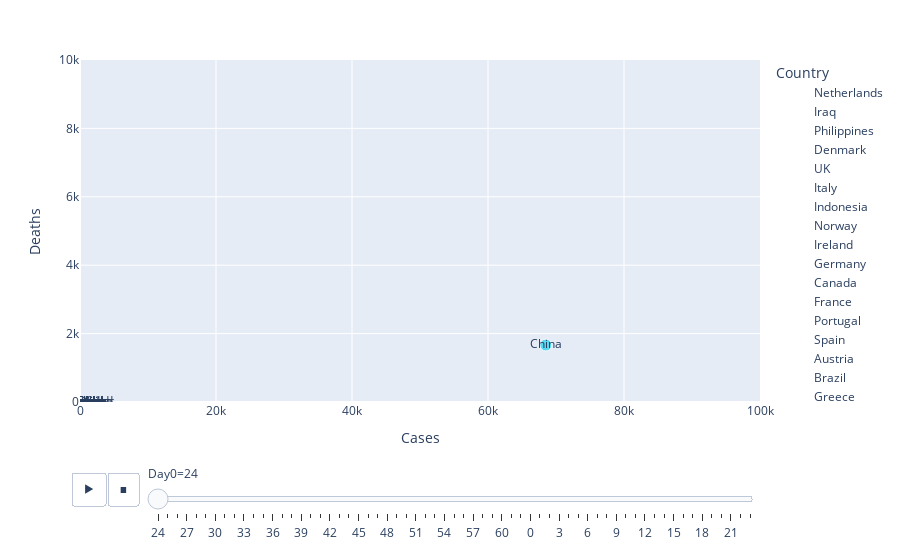

Notebook cell for this chart:
### Code cell
fig = px.scatter(df, x="Cases", y="Deaths", animation_frame="Day0",
           size="Daily Deaths", color="Country", hover_name="Country",animation_group="Country",text="Country",
                 range_x=[0,100000], range_y=[0,10000],trendline='ols')
fig.show()

### Figure 1 — Plotly figure (JSON) as saved in the notebook; plotly's stock layout.template omitted (floating-point values rounded to 4 significant figures)
{"data": [{"hoverlabel": {"namelength": 0}, "hovertemplate": "<b>%{hovertext}</b><br><br>Country=%{text}<br>Day0=24<br>Cases=%{x}<br>Deaths=%{y}<br>Daily Deaths=%{marker.size}", "hovertext": ["Netherlands"], "ids": ["Netherlands"], "legendgroup": "Netherlands", "marker": {"color": "#636efa", "size": [0], "sizemode": "area", "sizeref": 1.982, "symbol": "circle"}, "mode": "markers+text", "name": "Netherlands", "showlegend": true, "text": ["Netherlands"], "type": "scatter", "x": [0], "xaxis": "x", "y": [0], "yaxis": "y"}, {"hoverlabel": {"namelength": 0}, "hovertemplate": "Country=Netherlands<br>Day0=24", "legendgroup": "Netherlands", "marker": {"color": "#636efa", "symbol": "circle"}, "mode": "lines", "name": "Netherlands", "showlegend": false, "type": "scatter", "xaxis": "x", "yaxis": "y"}, {"hoverlabel": {"namelength": 0}, "hovertemplate": "<b>%{hovertext}</b><br><br>Country=%{text}<br>Day0=24<br>Cases=%{x}<br>Deaths=%{y}<br>Daily Deaths=%{marker.size}", "hovertext": ["Iraq"], "ids": ["Iraq"], "legendgroup": "Iraq", "marker": {"color": "#EF553B", "size": [0], "sizemode": "area", "sizeref": 1.982, "symbol": "circle"}, "mode": "markers+text", "name": "Iraq", "showlegend": true, "text": ["Iraq"], "type": "scatter", "x": [0], "xaxis": "x", "y": [0], "yaxis": "y"}, {"hoverlabel": {"namelength": 0}, "hovertemplate": "Country=Iraq<br>Day0=24", "legendgroup": "Iraq", "marker": {"color": "#EF553B", "symbol": "circle"}, "mode": "lines", "name": "Iraq", "showlegend": false, "type": "scatter", "xaxis": "x", "yaxis": "y"}, {"hoverlabel": {"namelength": 0}, "hovertemplate": "<b>%{hovertext}</b><br><br>Country=%{text}<br>Day0=24<br>Cases=%{x}<br>Deaths=%{y}<br>Daily Deaths=%{marker.size}", "hovertext": ["Philippines"], "ids": ["Philippines"], "legendgroup": "Philippines", "marker": {"color": "#00cc96", "size": [0], "sizemode": "area", "sizeref": 1.982, "symbol": "circle"}, "mode": "markers+text", "name": "Philippines", "showlegend": true, "text": ["Philippines"], "type": "scatter", "x": [3], "xaxis": "x", "y": [1], "yaxis": "y"}, {"hoverlabel": {"namelength": 0}, "hovertemplate": "Country=Philippines<br>Day0=24", "legendgroup": "Philippines", "marker": {"color": "#00cc96", "symbol": "circle"}, "mode": "lines", "name": "Philippines", "showlegend": false, "type": "scatter", "xaxis": "x", "yaxis": "y"}, {"hoverlabel": {"namelength": 0}, "hovertemplate": "<b>%{hovertext}</b><br><br>Country=%{text}<br>Day0=24<br>Cases=%{x}<br>Deaths=%{y}<br>Daily Deaths=%{marker.size}", "hovertext": ["Denmark"], "ids": ["Denmark"], "legendgroup": "Denmark", "marker": {"color": "#ab63fa", "size": [0], "sizemode": "area", "sizeref": 1.982, "symbol": "circle"}, "mode": "markers+text", "name": "Denmark", "showlegend": true, "text": ["Denmark"], "type": "scatter", "x": [0], "xaxis": "x", "y": [0], "yaxis": "y"}, {"hoverlabel": {"namelength": 0}, "hovertemplate": "Country=Denmark<br>Day0=24", "legendgroup": "Denmark", "marker": {"color": "#ab63fa", "symbol": "circle"}, "mode": "lines", "name": "Denmark", "showlegend": false, "type": "scatter", "xaxis": "x", "yaxis": "y"}, {"hoverlabel": {"namelength": 0}, "hovertemplate": "<b>%{hovertext}</b><br><br>Country=%{text}<br>Day0=24<br>Cases=%{x}<br>Deaths=%{y}<br>Daily Deaths=%{marker.size}", "hovertext": ["UK"], "ids": ["UK"], "legendgroup": "UK", "marker": {"color": "#FFA15A", "size": [0], "sizemode": "area", "sizeref": 1.982, "symbol": "circle"}, "mode": "markers+text", "name": "UK", "showlegend": true, "text": ["UK"], "type": "scatter", "x": [9], "xaxis": "x", "y": [0], "yaxis": "y"}, {"hoverlabel": {"namelength": 0}, "hovertemplate": "Country=UK<br>Day0=24", "legendgroup": "UK", "marker": {"color": "#FFA15A", "symbol": "circle"}, "mode": "lines", "name": "UK", "showlegend": false, "type": "scatter", "xaxis": "x", "yaxis": "y"}, {"hoverlabel": {"namelength": 0}, "hovertemplate": "<b>%{hovertext}</b><br><br>Country=%{text}<br>Day0=24<br>Cases=%{x}<br>Deaths=%{y}<br>Daily Deaths=%{marker.size}", "hovertext": ["Italy"], "ids": ["Italy"], "legendgroup": "Italy", "marker": {"color": "#19d3f3", "size": [0], "sizemode": "area", "sizeref": 1.982, "symbol": "circle"}, "mode": "markers+text", "name": "Italy", "showlegend": true, "text": ["Italy"], "type": "scatter", "x": [3], "xaxis": "x", "y": [0], "yaxis": "y"}, {"hoverlabel": {"namelength": 0}, "hovertemplate": "Country=Italy<br>Day0=24", "legendgroup": "Italy", "marker": {"color": "#19d3f3", "symbol": "circle"}, "mode": "lines", "name": "Italy", "showlegend": false, "type": "scatter", "xaxis": "x", "yaxis": "y"}, {"hoverlabel": {"namelength": 0}, "hovertemplate": "<b>%{hovertext}</b><br><br>Country=%{text}<br>Day0=24<br>Cases=%{x}<br>Deaths=%{y}<br>Daily Deaths=%{marker.size}", "hovertext": ["Indonesia"], "ids": ["Indonesia"], "legendgroup": "Indonesia", "marker": {"color": "#FF6692", "size": [0], "sizemode": "area", "sizeref": 1.982, "symbol": "circle"}, "mode": "markers+text", "name": "Indonesia", "showlegend": true, "text": ["Indonesia"], "type": "scatter", "x": [0], "xaxis": "x", "y": [0], "yaxis": "y"}, {"hoverlabel": {"namelength": 0}, "hovertemplate": "Country=Indonesia<br>Day0=24", "legendgroup": "Indonesia", "marker": {"color": "#FF6692", "symbol": "circle"}, "mode": "lines", "name": "Indonesia", "showlegend": false, "type": "scatter", "xaxis": "x", "yaxis": "y"}, {"hoverlabel": {"namelength": 0}, "hovertemplate": "<b>%{hovertext}</b><br><br>Country=%{text}<br>Day0=24<br>Cases=%{x}<br>Deaths=%{y}<br>Daily Deaths=%{marker.size}", "hovertext": ["Norway"], "ids": ["Norway"], "legendgroup": "Norway", "marker": {"color": "#B6E880", "size": [0], "sizemode": "area", "sizeref": 1.982, "symbol": "circle"}, "mode": "markers+text", "name": "Norway", "showlegend": true, "text": ["Norway"], "type": "scatter", "x": [0], "xaxis": "x", "y": [0], "yaxis": "y"}, {"hoverlabel": {"namelength": 0}, "hovertemplate": "Country=Norway<br>Day0=24", "legendgroup": "Norway", "marker": {"color": "#B6E880", "symbol": "circle"}, "mode": "lines", "name": "Norway", "showlegend": false, "type": "scatter", "xaxis": "x", "yaxis": "y"}, {"hoverlabel": {"namelength": 0}, "hovertemplate": "<b>%{hovertext}</b><br><br>Country=%{text}<br>Day0=24<br>Cases=%{x}<br>Deaths=%{y}<br>Daily Deaths=%{marker.size}", "hovertext": ["Ireland"], "ids": ["Ireland"], "legendgroup": "Ireland", "marker": {"color": "#FF97FF", "size": [0], "sizemode": "area", "sizeref": 1.982, "symbol": "circle"}, "mode": "markers+text", "name": "Ireland", "showlegend": true, "text": ["Ireland"], "type": "scatter", "x": [0], "xaxis": "x", "y": [0], "yaxis": "y"}, {"hoverlabel": {"namelength": 0}, "hovertemplate": "Country=Ireland<br>Day0=24", "legendgroup": "Ireland", "marker": {"color": "#FF97FF", "symbol": "circle"}, "mode": "lines", "name": "Ireland", "showlegend": false, "type": "scatter", "xaxis": "x", "yaxis": "y"}, {"hoverlabel": {"namelength": 0}, "hovertemplate": "<b>%{hovertext}</b><br><br>Country=%{text}<br>Day0=24<br>Cases=%{x}<br>Deaths=%{y}<br>Daily Deaths=%{marker.size}", "hovertext": ["Germany"], "ids": ["Germany"], "legendgroup": "Germany", "marker": {"color": "#FECB52", "size": [0], "sizemode": "area", "sizeref": 1.982, "symbol": "circle"}, "mode": "markers+text", "name": "Germany", "showlegend": true, "text": ["Germany"], "type": "scatter", "x": [16], "xaxis": "x", "y": [0], "yaxis": "y"}, {"hoverlabel": {"namelength": 0}, "hovertemplate": "Country=Germany<br>Day0=24", "legendgroup": "Germany", "marker": {"color": "#FECB52", "symbol": "circle"}, "mode": "lines", "name": "Germany", "showlegend": false, "type": "scatter", "xaxis": "x", "yaxis": "y"}, {"hoverlabel": {"namelength": 0}, "hovertemplate": "<b>%{hovertext}</b><br><br>Country=%{text}<br>Day0=24<br>Cases=%{x}<br>Deaths=%{y}<br>Daily Deaths=%{marker.size}", "hovertext": ["Canada"], "ids": ["Canada"], "legendgroup": "Canada", "marker": {"color": "#636efa", "size": [0], "sizemode": "area", "sizeref": 1.982, "symbol": "circle"}, "mode": "markers+text", "name": "Canada", "showlegend": true, "text": ["Canada"], "type": "scatter", "x": [8], "xaxis": "x", "y": [0], "yaxis": "y"}, {"hoverlabel": {"namelength": 0}, "hovertemplate": "Country=Canada<br>Day0=24", "legendgroup": "Canada", "marker": {"color": "#636efa", "symbol": "circle"}, "mode": "lines", "name": "Canada", "showlegend": false, "type": "scatter", "xaxis": "x", "yaxis": "y"}, {"hoverlabel": {"namelength": 0}, "hovertemplate": "<b>%{hovertext}</b><br><br>Country=%{text}<br>Day0=24<br>Cases=%{x}<br>Deaths=%{y}<br>Daily Deaths=%{marker.size}", "hovertext": ["France"], "ids": ["France"], "legendgroup": "France", "marker": {"color": "#EF553B", "size": [0], "sizemode": "area", "sizeref": 1.982, "symbol": "circle"}, "mode": "markers+text", "name": "France", "showlegend": true, "text": ["France"], "type": "scatter", "x": [12], "xaxis": "x", "y": [1], "yaxis": "y"}, {"hoverlabel": {"namelength": 0}, "hovertemplate": "Country=France<br>Day0=24", "legendgroup": "France", "marker": {"color": "#EF553B", "symbol": "circle"}, "mode": "lines", "name": "France", "showlegend": false, "type": "scatter", "xaxis": "x", "yaxis": "y"}, {"hoverlabel": {"namelength": 0}, "hovertemplate": "<b>%{hovertext}</b><br><br>Country=%{text}<br>Day0=24<br>Cases=%{x}<br>Deaths=%{y}<br>Daily Deaths=%{marker.size}", "hovertext": ["Portugal"], "ids": ["Portugal"], "legendgroup": "Portugal", "marker": {"color": "#00cc96", "size": [0], "sizemode": "area", "sizeref": 1.982, "symbol": "circle"}, "mode": "markers+text", "name": "Portugal", "showlegend": true, "text": ["Portugal"], "type": "scatter", "x": [0], "xaxis": "x", "y": [0], "yaxis": "y"}, {"hoverlabel": {"namelength": 0}, "hovertemplate": "Country=Portugal<br>Day0=24", "legendgroup": "Portugal", "marker": {"color": "#00cc96", "symbol": "circle"}, "mode": "lines", "name": "Portugal", "showlegend": false, "type": "scatter", "xaxis": "x", "yaxis": "y"}, {"hoverlabel": {"namelength": 0}, "hovertemplate": "<b>%{hovertext}</b><br><br>Country=%{text}<br>Day0=24<br>Cases=%{x}<br>Deaths=%{y}<br>Daily Deaths=%{marker.size}", "hovertext": ["Spain"], "ids": ["Spain"], "legendgroup": "Spain", "marker": {"color": "#ab63fa", "size": [0], "sizemode": "area", "sizeref": 1.982, "symbol": "circle"}, "mode": "markers+text", "name": "Spain", "showlegend": true, "text": ["Spain"], "type": "scatter", "x": [2], "xaxis": "x", "y": [0], "yaxis": "y"}, {"hoverlabel": {"namelength": 0}, "hovertemplate": "Country=Spain<br>Day0=24", "legendgroup": "Spain", "marker": {"color": "#ab63fa", "symbol": "circle"}, "mode": "lines", "name": "Spain", "showlegend": false, "type": "scatter", "xaxis": "x", "yaxis": "y"}, {"hoverlabel": {"namelength": 0}, "hovertemplate": "<b>%{hovertext}</b><br><br>Country=%{text}<br>Day0=24<br>Cases=%{x}<br>Deaths=%{y}<br>Daily Deaths=%{marker.size}", "hovertext": ["Austria"], "ids": ["Austria"], "legendgroup": "Austria", "marker": {"color": "#FFA15A", "size": [0], "sizemode": "area", "sizeref": 1.982, "symbol": "circle"}, "mode": "markers+text", "name": "Austria", "showlegend": true, "text": ["Austria"], "type": "scatter", "x": [0], "xaxis": "x", "y": [0], "yaxis": "y"}, {"hoverlabel": {"namelength": 0}, "hovertemplate": "Country=Austria<br>Day0=24", "legendgroup": "Austria", "marker": {"color": "#FFA15A", "symbol": "circle"}, "mode": "lines", "name": "Austria", "showlegend": false, "type": "scatter", "xaxis": "x", "yaxis": "y"}, {"hoverlabel": {"namelength": 0}, "hovertemplate": "<b>%{hovertext}</b><br><br>Country=%{text}<br>Day0=24<br>Cases=%{x}<br>Deaths=%{y}<br>Daily Deaths=%{marker.size}", "hovertext": ["Brazil"], "ids": ["Brazil"], "legendgroup": "Brazil", "marker": {"color": "#19d3f3", "size": [0], "sizemode": "area", "sizeref": 1.982, "symbol": "circle"}, "mode": "markers+text", "name": "Brazil", "showlegend": true, "text": ["Brazil"], "type": "scatter", "x": [0], "xaxis": "x", "y": [0], "yaxis": "y"}, {"hoverlabel": {"namelength": 0}, "hovertemplate": "Country=Brazil<br>Day0=24", "legendgroup": "Brazil", "marker": {"color": "#19d3f3", "symbol": "circle"}, "mode": "lines", "name": "Brazil", "showlegend": false, "type": "scatter", "xaxis": "x", "yaxis": "y"}, {"hoverlabel": {"namelength": 0}, "hovertemplate": "<b>%{hovertext}</b><br><br>Country=%{text}<br>Day0=24<br>Cases=%{x}<br>Deaths=%{y}<br>Daily Deaths=%{marker.size}", "hovertext": ["Greece"], "ids": ["Greece"], "legendgroup": "Greece", "marker": {"color": "#FF6692", "size": [0], "sizemode": "area", "sizeref": 1.982, "symbol": "circle"}, "mode": "markers+text", "name": "Greece", "showlegend": true, "text": ["Greece"], "type": "scatter", "x": [0], "xaxis": "x", "y": [0], "yaxis": "y"}, {"hoverlabel": {"namelength": 0}, "hovertemplate": "Country=Greece<br>Day0=24", "legendgroup": "Greece", "marker": {"color": "#FF6692", "symbol": "circle"}, "mode": "lines", "name": "Greece", "showlegend": false, "type": "scatter", "xaxis": "x", "yaxis": "y"}, {"hoverlabel": {"namelength": 0}, "hovertemplate": "<b>%{hovertext}</b><br><br>Country=%{text}<br>Day0=24<br>Cases=%{x}<br>Deaths=%{y}<br>Daily Deaths=%{marker.size}", "hovertext": ["Sweden"], "ids": ["Sweden"], "legendgroup": "Sweden", "marker": {"color": "#B6E880", "size": [0], "sizemode": "area", "sizeref": 1.982, "symbol": "circle"}, "mode": "markers+text", "name": "Sweden", "showlegend": true, "text": ["Sweden"], "type": "scatter", "x": [1], "xaxis": "x", "y": [0], "yaxis": "y"}, {"hoverlabel": {"namelength": 0}, "hovertemplate": "Country=Sweden<br>Day0=24", "legendgroup": "Sweden", "marker": {"color": "#B6E880", "symbol": "circle"}, "mode": "lines", "name": "Sweden", "showlegend": false, "type": "scatter", "xaxis": "x", "yaxis": "y"}, {"hoverlabel": {"namelength": 0}, "hovertemplate": "<b>%{hovertext}</b><br><br>Country=%{text}<br>Day0=24<br>Cases=%{x}<br>Deaths=%{y}<br>Daily Deaths=%{marker.size}", "hovertext": ["Belgium"], "ids": ["Belgium"], "legendgroup": "Belgium", "marker": {"color": "#FF97FF", "size": [0], "sizemode": "area", "sizeref": 1.982, "symbol": "circle"}, "mode": "markers+text", "name": "Belgium", "showlegend": true, "text": ["Belgium"], "type": "scatter", "x": [1], "xaxis": "x", "y": [0], "yaxis": "y"}, {"hoverlabel": {"namelength": 0}, "hovertemplate": "Country=Belgium<br>Day0=24", "legendgroup": "Belgium", "marker": {"color": "#FF97FF", "symbol": "circle"}, "mode": "lines", "name": "Belgium", "showlegend": false, "type": "scatter", "xaxis": "x", "yaxis": "y"}, {"hoverlabel": {"namelength": 0}, "hovertemplate": "<b>%{hovertext}</b><br><br>Country=%{text}<br>Day0=24<br>Cases=%{x}<br>Deaths=%{y}<br>Daily Deaths=%{marker.size}", "hovertext": ["Hong Kong"], "ids": ["Hong Kong"], "legendgroup": "Hong Kong", "marker": {"color": "#FECB52", "size": [0], "sizemode": "area", "sizeref": 1.982, "symbol": "circle"}, "mode": "markers+text", "name": "Hong Kong", "showlegend": true, "text": ["Hong Kong"], "type": "scatter", "x": [56], "xaxis": "x", "y": [1], "yaxis": "y"}, {"hoverlabel": {"namelength": 0}, "hovertemplate": "Country=Hong Kong<br>Day0=24", "legendgroup": "Hong Kong", "marker": {"color": "#FECB52", "symbol": "circle"}, "mode": "lines", "name": "Hong Kong", "showlegend": false, "type": "scatter", "xaxis": "x", "yaxis": "y"}, {"hoverlabel": {"namelength": 0}, "hovertemplate": "<b>%{hovertext}</b><br><br>Country=%{text}<br>Day0=24<br>Cases=%{x}<br>Deaths=%{y}<br>Daily Deaths=%{marker.size}", "hovertext": ["USA"], "ids": ["USA"], "legendgroup": "USA", "marker": {"color": "#636efa", "size": [0], "sizemode": "area", "sizeref": 1.982, "symbol": "circle"}, "mode": "markers+text", "name": "USA", "showlegend": true, "text": ["USA"], "type": "scatter", "x": [15], "xaxis": "x", "y": [0], "yaxis": "y"}, {"hoverlabel": {"namelength": 0}, "hovertemplate": "Country=USA<br>Day0=24", "legendgroup": "USA", "marker": {"color": "#636efa", "symbol": "circle"}, "mode": "lines", "name": "USA", "showlegend": false, "type": "scatter", "xaxis": "x", "yaxis": "y"}, {"hoverlabel": {"namelength": 0}, "hovertemplate": "<b>%{hovertext}</b><br><br>Country=%{text}<br>Day0=24<br>Cases=%{x}<br>Deaths=%{y}<br>Daily Deaths=%{marker.size}", "hovertext": ["Australia"], "ids": ["Australia"], "legendgroup": "Australia", "marker": {"color": "#EF553B", "size": [0], "sizemode": "area", "sizeref": 1.982, "symbol": "circle"}, "mode": "markers+text", "name": "Australia", "showlegend": true, "text": ["Australia"], "type": "scatter", "x": [15], "xaxis": "x", "y": [0], "yaxis": "y"}, {"hoverlabel": {"namelength": 0}, "hovertemplate": "Country=Australia<br>Day0=24", "legendgroup": "Australia", "marker": {"color": "#EF553B", "symbol": "circle"}, "mode": "lines", "name": "Australia", "showlegend": false, "type": "scatter", "xaxis": "x", "yaxis": "y"}, {"hoverlabel": {"namelength": 0}, "hovertemplate": "<b>%{hovertext}</b><br><br>Country=%{text}<br>Day0=24<br>Cases=%{x}<br>Deaths=%{y}<br>Daily Deaths=%{marker.size}", "hovertext": ["Malaysia"], "ids": ["Malaysia"], "legendgroup": "Malaysia", "marker": {"color": "#00cc96", "size": [0], "sizemode": "area", "sizeref": 1.982, "symbol": "circle"}, "mode": "markers+text", "name": "Malaysia", "showlegend": true, "text": ["Malaysia"], "type": "scatter", "x": [22], "xaxis": "x", "y": [0], "yaxis": "y"}, {"hoverlabel": {"namelength": 0}, "hovertemplate": "Country=Malaysia<br>Day0=24", "legendgroup": "Malaysia", "marker": {"color": "#00cc96", "symbol": "circle"}, "mode": "lines", "name": "Malaysia", "showlegend": false, "type": "scatter", "xaxis": "x", "yaxis": "y"}, {"hoverlabel": {"namelength": 0}, "hovertemplate": "<b>%{hovertext}</b><br><br>Country=%{text}<br>Day0=24<br>Cases=%{x}<br>Deaths=%{y}<br>Daily Deaths=%{marker.size}", "hovertext": ["Switzerland"], "ids": ["Switzerland"], "legendgroup": "Switzerland", "marker": {"color": "#ab63fa", "size": [0], "sizemode": "area", "sizeref": 1.982, "symbol": "circle"}, "mode": "markers+text", "name": "Switzerland", "showlegend": true, "text": ["Switzerland"], "type": "scatter", "x": [0], "xaxis": "x", "y": [0], "yaxis": "y"}, {"hoverlabel": {"namelength": 0}, "hovertemplate": "Country=Switzerland<br>Day0=24", "legendgroup": "Switzerland", "marker": {"color": "#ab63fa", "symbol": "circle"}, "mode": "lines", "name": "Switzerland", "showlegend": false, "type": "scatter", "xaxis": "x", "yaxis": "y"}, {"hoverlabel": {"namelength": 0}, "hovertemplate": "<b>%{hovertext}</b><br><br>Country=%{text}<br>Day0=24<br>Cases=%{x}<br>Deaths=%{y}<br>Daily Deaths=%{marker.size}", "hovertext": ["Iran"], "ids": ["Iran"], "legendgroup": "Iran", "marker": {"color": "#FFA15A", "size": [0], "sizemode": "area", "sizeref": 1.982, "symbol": "circle"}, "mode": "markers+text", "name": "Iran", "showlegend": true, "text": ["Iran"], "type": "scatter", "x": [0], "xaxis": "x", "y": [0], "yaxis": "y"}, {"hoverlabel": {"namelength": 0}, "hovertemplate": "Country=Iran<br>Day0=24", "legendgroup": "Iran", "marker": {"color": "#FFA15A", "symbol": "circle"}, "mode": "lines", "name": "Iran", "showlegend": false, "type": "scatter", "xaxis": "x", "yaxis": "y"}, {"hoverlabel": {"namelength": 0}, "hovertemplate": "<b>%{hovertext}</b><br><br>Country=%{text}<br>Day0=24<br>Cases=%{x}<br>Deaths=%{y}<br>Daily Deaths=%{marker.size}", "hovertext": ["China"], "ids": ["China"], "legendgroup": "China", "marker": {"color": "#19d3f3", "size": [142], "sizemode": "area", "sizeref": 1.982, "symbol": "circle"}, "mode": "markers+text", "name": "China", "showlegend": true, "text": ["China"], "type": "scatter", "x": [68500], "xaxis": "x", "y": [1665], "yaxis": "y"}, {"hoverlabel": {"namelength": 0}, "hovertemplate": "Country=China<br>Day0=24", "legendgroup": "China", "marker": {"color": "#19d3f3", "symbol": "circle"}, "mode": "lines", "name": "China", "showlegend": false, "type": "scatter", "xaxis": "x", "yaxis": "y"}, {"hoverlabel": {"namelength": 0}, "hovertemplate": "<b>%{hovertext}</b><br><br>Country=%{text}<br>Day0=24<br>Cases=%{x}<br>Deaths=%{y}<br>Daily Deaths=%{marker.size}", "hovertext": ["Poland"], "ids": ["Poland"], "legendgroup": "Poland", "marker": {"color": "#FF6692", "size": [0], "sizemode": "area", "sizeref": 1.982, "symbol": "circle"}, "mode": "markers+text", "name": "Poland", "showlegend": true, "text": ["Poland"], "type": "scatter", "x": [0], "xaxis": "x", "y": [0], "yaxis": "y"}, {"hoverlabel": {"namelength": 0}, "hovertemplate": "Country=Poland<br>Day0=24", "legendgroup": "Poland", "marker": {"color": "#FF6692", "symbol": "circle"}, "mode": "lines", "name": "Poland", "showlegend": false, "type": "scatter", "xaxis": "x", "yaxis": "y"}, {"hoverlabel": {"namelength": 0}, "hovertemplate": "<b>%{hovertext}</b><br><br>Country=%{text}<br>Day0=24<br>Cases=%{x}<br>Deaths=%{y}<br>Daily Deaths=%{marker.size}", "hovertext": ["S"], "ids": ["S"], "legendgroup": "S", "marker": {"color": "#B6E880", "size": [0], "sizemode": "area", "sizeref": 1.982, "symbol": "circle"}, "mode": "markers+text", "name": "S", "showlegend": true, "text": ["S"], "type": "scatter", "x": [28], "xaxis": "x", "y": [0], "yaxis": "y"}, {"hoverlabel": {"namelength": 0}, "hovertemplate": "Country=S<br>Day0=24", "legendgroup": "S", "marker": {"color": "#B6E880", "symbol": "circle"}, "mode": "lines", "name": "S", "showlegend": false, "type": "scatter", "xaxis": "x", "yaxis": "y"}, {"hoverlabel": {"namelength": 0}, "hovertemplate": "<b>%{hovertext}</b><br><br>Country=%{text}<br>Day0=24<br>Cases=%{x}<br>Deaths=%{y}<br>Daily Deaths=%{marker.size}", "hovertext": ["Algeria"], "ids": ["Algeria"], "legendgroup": "Algeria", "marker": {"color": "#FF97FF", "size": [0], "sizemode": "area", "sizeref": 1.982, "symbol": "circle"}, "mode": "markers+text", "name": "Algeria", "showlegend": true, "text": ["Algeria"], "type": "scatter", "x": [0], "xaxis": "x", "y": [0], "yaxis": "y"}, {"hoverlabel": {"namelength": 0}, "hovertemplate": "Country=Algeria<br>Day0=24", "legendgroup": "Algeria", "marker": {"color": "#FF97FF", "symbol": "circle"}, "mode": "lines", "name": "Algeria", "showlegend": false, "type": "scatter", "xaxis": "x", "yaxis": "y"}], "layout": {"legend": {"itemsizing": "constant", "title": {"text": "Country"}, "tracegroupgap": 0}, "margin": {"t": 60}, "sliders": [{"active": 0, "currentvalue": {"prefix": "Day0="}, "len": 0.9, "pad": {"b": 10, "t": 60}, "steps": [{"args": [["24"], {"frame": {"duration": 0, "redraw": false}, "fromcurrent": true, "mode": "immediate", "transition": {"duration": 0, "easing": "linear"}}], "label": "24", "method": "animate"}, {"args": [["25"], {"frame": {"duration": 0, "redraw": false}, "fromcurrent": true, "mode": "immediate", "transition": {"duration": 0, "easing": "linear"}}], "label": "25", "method": "animate"}, {"args": [["26"], {"frame": {"duration": 0, "redraw": false}, "fromcurrent": true, "mode": "immediate", "transition": {"duration": 0, "easing": "linear"}}], "label": "26", "method": "animate"}, {"args": [["27"], {"frame": {"duration": 0, "redraw": false}, "fromcurrent": true, "mode": "immediate", "transition": {"duration": 0, "easing": "linear"}}], "label": "27", "method": "animate"}, {"args": [["28"], {"frame": {"duration": 0, "redraw": false}, "fromcurrent": true, "mode": "immediate", "transition": {"duration": 0, "easing": "linear"}}], "label": "28", "method": "animate"}, {"args": [["29"], {"frame": {"duration": 0, "redraw": false}, "fromcurrent": true, "mode": "immediate", "transition": {"duration": 0, "easing": "linear"}}], "label": "29", "method": "animate"}, {"args": [["30"], {"frame": {"duration": 0, "redraw": false}, "fromcurrent": true, "mode": "immediate", "transition": {"duration": 0, "easing": "linear"}}], "label": "30", "method": "animate"}, {"args": [["31"], {"frame": {"duration": 0, "redraw": false}, "fromcurrent": true, "mode": "immediate", "transition": {"duration": 0, "easing": "linear"}}], "label": "31", "method": "animate"}, {"args": [["32"], {"frame": {"duration": 0, "redraw": false}, "fromcurrent": true, "mode": "immediate", "transition": {"duration": 0, "easing": "linear"}}], "label": "32", "method": "animate"}, {"args": [["33"], {"frame": {"duration": 0, "redraw": false}, "fromcurrent": true, "mode": "immediate", "transition": {"duration": 0, "easing": "linear"}}], "label": "33", "method": "animate"}, {"args": [["34"], {"frame": {"duration": 0, "redraw": false}, "fromcurrent": true, "mode": "immediate", "transition": {"duration": 0, "easing": "linear"}}], "label": "34", "method": "animate"}, {"args": [["35"], {"frame": {"duration": 0, "redraw": false}, "fromcurrent": true, "mode": "immediate", "transition": {"duration": 0, "easing": "linear"}}], "label": "35", "method": "animate"}, {"args": [["36"], {"frame": {"duration": 0, "redraw": false}, "fromcurrent": true, "mode": "immediate", "transition": {"duration": 0, "easing": "linear"}}], "label": "36", "method": "animate"}, {"args": [["37"], {"frame": {"duration": 0, "redraw": false}, "fromcurrent": true, "mode": "immediate", "transition": {"duration": 0, "easing": "linear"}}], "label": "37", "method": "animate"}, {"args": [["38"], {"frame": {"duration": 0, "redraw": false}, "fromcurrent": true, "mode": "immediate", "transition": {"duration": 0, "easing": "linear"}}], "label": "38", "method": "animate"}, {"args": [["39"], {"frame": {"duration": 0, "redraw": false}, "fromcurrent": true, "mode": "immediate", "transition": {"duration": 0, "easing": "linear"}}], "label": "39", "method": "animate"}, {"args": [["40"], {"frame": {"duration": 0, "redraw": false}, "fromcurrent": true, "mode": "immediate", "transition": {"duration": 0, "easing": "linear"}}], "label": "40", "method": "animate"}, {"args": [["41"], {"frame": {"duration": 0, "redraw": false}, "fromcurrent": true, "mode": "immediate", "transition": {"duration": 0, "easing": "linear"}}], "label": "41", "method": "animate"}, {"args": [["42"], {"frame": {"duration": 0, "redraw": false}, "fromcurrent": true, "mode": "immediate", "transition": {"duration": 0, "easing": "linear"}}], "label": "42", "method": "animate"}, {"args": [["43"], {"frame": {"duration": 0, "redraw": false}, "fromcurrent": true, "mode": "immediate", "transition": {"duration": 0, "easing": "linear"}}], "label": "43", "method": "animate"}, {"args": [["44"], {"frame": {"duration": 0, "redraw": false}, "fromcurrent": true, "mode": "immediate", "transition": {"duration": 0, "easing": "linear"}}], "label": "44", "method": "animate"}, {"args": [["45"], {"frame": {"duration": 0, "redraw": false}, "fromcurrent": true, "mode": "immediate", "transition": {"duration": 0, "easing": "linear"}}], "label": "45", "method": "animate"}, {"args": [["46"], {"frame": {"duration": 0, "redraw": false}, "fromcurrent": true, "mode": "immediate", "transition": {"duration": 0, "easing": "linear"}}], "label": "46", "method": "animate"}, {"args": [["47"], {"frame": {"duration": 0, "redraw": false}, "fromcurrent": true, "mode": "immediate", "transition": {"duration": 0, "easing": "linear"}}], "label": "47", "method": "animate"}, {"args": [["48"], {"frame": {"duration": 0, "redraw": false}, "fromcurrent": true, "mode": "immediate", "transition": {"duration": 0, "easing": "linear"}}], "label": "48", "method": "animate"}, {"args": [["49"], {"frame": {"duration": 0, "redraw": false}, "fromcurrent": true, "mode": "immediate", "transition": {"duration": 0, "easing": "linear"}}], "label": "49", "method": "animate"}, {"args": [["50"], {"frame": {"duration": 0, "redraw": false}, "fromcurrent": true, "mode": "immediate", "transition": {"duration": 0, "easing": "linear"}}], "label": "50", "method": "animate"}, {"args": [["51"], {"frame": {"duration": 0, "redraw": false}, "fromcurrent": true, "mode": "immediate", "transition": {"duration": 0, "easing": "linear"}}], "label": "51", "method": "animate"}, {"args": [["52"], {"frame": {"duration": 0, "redraw": false}, "fromcurrent": true, "mode": "immediate", "transition": {"duration": 0, "easing": "linear"}}], "label": "52", "method": "animate"}, {"args": [["53"], {"frame": {"duration": 0, "redraw": false}, "fromcurrent": true, "mode": "immediate", "transition": {"duration": 0, "easing": "linear"}}], "label": "53", "method": "animate"}, {"args": [["54"], {"frame": {"duration": 0, "redraw": false}, "fromcurrent": true, "mode": "immediate", "transition": {"duration": 0, "easing": "linear"}}], "label": "54", "method": "animate"}, {"args": [["55"], {"frame": {"duration": 0, "redraw": false}, "fromcurrent": true, "mode": "immediate", "transition": {"duration": 0, "easing": "linear"}}], "label": "55", "method": "animate"}, {"args": [["56"], {"frame": {"duration": 0, "redraw": false}, "fromcurrent": true, "mode": "immediate", "transition": {"duration": 0, "easing": "linear"}}], "label": "56", "method": "animate"}, {"args": [["57"], {"frame": {"duration": 0, "redraw": false}, "fromcurrent": true, "mode": "immediate", "transition": {"duration": 0, "easing": "linear"}}], "label": "57", "method": "animate"}, {"args": [["58"], {"frame": {"duration": 0, "redraw": false}, "fromcurrent": true, "mode": "immediate", "transition": {"duration": 0, "easing": "linear"}}], "label": "58", "method": "animate"}, {"args": [["59"], {"frame": {"duration": 0, "redraw": false}, "fromcurrent": true, "mode": "immediate", "transition": {"duration": 0, "easing": "linear"}}], "label": "59", "method": "animate"}, {"args": [["60"], {"frame": {"duration": 0, "redraw": false}, "fromcurrent": true, "mode": "immediate", "transition": {"duration": 0, "easing": "linear"}}], "label": "60", "method": "animate"}, {"args": [["61"], {"frame": {"duration": 0, "redraw": false}, "fromcurrent": true, "mode": "immediate", "transition": {"duration": 0, "easing": "linear"}}], "label": "61", "method": "animate"}, {"args": [["62"], {"frame": {"duration": 0, "redraw": false}, "fromcurrent": true, "mode": "immediate", "transition": {"duration": 0, "easing": "linear"}}], "label": "62", "method": "animate"}, {"args": [["0"], {"frame": {"duration": 0, "redraw": false}, "fromcurrent": true, "mode": "immediate", "transition": {"duration": 0, "easing": "linear"}}], "label": "0", "method": "animate"}, {"args": [["1"], {"frame": {"duration": 0, "redraw": false}, "fromcurrent": true, "mode": "immediate", "transition": {"duration": 0, "easing": "linear"}}], "label": "1", "method": "animate"}, {"args": [["2"], {"frame": {"duration": 0, "redraw": false}, "fromcurrent": true, "mode": "immediate", "transition": {"duration": 0, "easing": "linear"}}], "label": "2", "method": "animate"}, {"args": [["3"], {"frame": {"duration": 0, "redraw": false}, "fromcurrent": true, "mode": "immediate", "transition": {"duration": 0, "easing": "linear"}}], "label": "3", "method": "animate"}, {"args": [["4"], {"frame": {"duration": 0, "redraw": false}, "fromcurrent": true, "mode": "immediate", "transition": {"duration": 0, "easing": "linear"}}], "label": "4", "method": "animate"}, {"args": [["5"], {"frame": {"duration": 0, "redraw": false}, "fromcurrent": true, "mode": "immediate", "transition": {"duration": 0, "easing": "linear"}}], "label": "5", "method": "animate"}, {"args": [["6"], {"frame": {"duration": 0, "redraw": false}, "fromcurrent": true, "mode": "immediate", "transition": {"duration": 0, "easing": "linear"}}], "label": "6", "method": "animate"}, {"args": [["7"], {"frame": {"duration": 0, "redraw": false}, "fromcurrent": true, "mode": "immediate", "transition": {"duration": 0, "easing": "linear"}}], "label": "7", "method": "animate"}, {"args": [["8"], {"frame": {"duration": 0, "redraw": false}, "fromcurrent": true, "mode": "immediate", "transition": {"duration": 0, "easing": "linear"}}], "label": "8", "method": "animate"}, {"args": [["9"], {"frame": {"duration": 0, "redraw": false}, "fromcurrent": true, "mode": "immediate", "transition": {"duration": 0, "easing": "linear"}}], "label": "9", "method": "animate"}, {"args": [["10"], {"frame": {"duration": 0, "redraw": false}, "fromcurrent": true, "mode": "immediate", "transition": {"duration": 0, "easing": "linear"}}], "label": "10", "method": "animate"}, {"args": [["11"], {"frame": {"duration": 0, "redraw": false}, "fromcurrent": true, "mode": "immediate", "transition": {"duration": 0, "easing": "linear"}}], "label": "11", "method": "animate"}, {"args": [["12"], {"frame": {"duration": 0, "redraw": false}, "fromcurrent": true, "mode": "immediate", "transition": {"duration": 0, "easing": "linear"}}], "label": "12", "method": "animate"}, {"args": [["13"], {"frame": {"duration": 0, "redraw": false}, "fromcurrent": true, "mode": "immediate", "transition": {"duration": 0, "easing": "linear"}}], "label": "13", "method": "animate"}, {"args": [["14"], {"frame": {"duration": 0, "redraw": false}, "fromcurrent": true, "mode": "immediate", "transition": {"duration": 0, "easing": "linear"}}], "label": "14", "method": "animate"}, {"args": [["15"], {"frame": {"duration": 0, "redraw": false}, "fromcurrent": true, "mode": "immediate", "transition": {"duration": 0, "easing": "linear"}}], "label": "15", "method": "animate"}, {"args": [["16"], {"frame": {"duration": 0, "redraw": false}, "fromcurrent": true, "mode": "immediate", "transition": {"duration": 0, "easing": "linear"}}], "label": "16", "method": "animate"}, {"args": [["17"], {"frame": {"duration": 0, "redraw": false}, "fromcurrent": true, "mode": "immediate", "transition": {"duration": 0, "easing": "linear"}}], "label": "17", "method": "animate"}, {"args": [["18"], {"frame": {"duration": 0, "redraw": false}, "fromcurrent": true, "mode": "immediate", "transition": {"duration": 0, "easing": "linear"}}], "label": "18", "method": "animate"}, {"args": [["19"], {"frame": {"duration": 0, "redraw": false}, "fromcurrent": true, "mode": "immediate", "transition": {"duration": 0, "easing": "linear"}}], "label": "19", "method": "animate"}, {"args": [["20"], {"frame": {"duration": 0, "redraw": false}, "fromcurrent": true, "mode": "immediate", "transition": {"duration": 0, "easing": "linear"}}], "label": "20", "method": "animate"}, {"args": [["21"], {"frame": {"duration": 0, "redraw": false}, "fromcurrent": true, "mode": "immediate", "transition": {"duration": 0, "easing": "linear"}}], "label": "21", "method": "animate"}, {"args": [["22"], {"frame": {"duration": 0, "redraw": false}, "fromcurrent": true, "mode": "immediate", "transition": {"duration": 0, "easing": "linear"}}], "label": "22", "method": "animate"}, {"args": [["23"], {"frame": {"duration": 0, "redraw": false}, "fromcurrent": true, "mode": "immediate", "transition": {"duration": 0, "easing": "linear"}}], "label": "23", "method": "animate"}], "x": 0.1, "xanchor": "left", "y": 0, "yanchor": "top"}], "updatemenus": [{"buttons": [{"args": [null, {"frame": {"duration": 500, "redraw": false}, "fromcurrent": true, "mode": "immediate", "transition": {"duration": 500, "easing": "linear"}}], "label": "&#9654;", "method": "animate"}, {"args": [[null], {"frame": {"duration": 0, "redraw": false}, "fromcurrent": true, "mode": "immediate", "transition": {"duration": 0, "easing": "linear"}}], "label": "&#9724;", "method": "animate"}], "direction": "left", "pad": {"r": 10, "t": 70}, "showactive": false, "type": "buttons", "x": 0.1, "xanchor": "right", "y": 0, "yanchor": "top"}], "xaxis": {"anchor": "y", "domain": [0, 1], "range": [0, 100000], "title": {"text": "Cases"}}, "yaxis": {"anchor": "x", "domain": [0, 1], "range": [0, 10000], "title": {"text": "Deaths"}}}}
